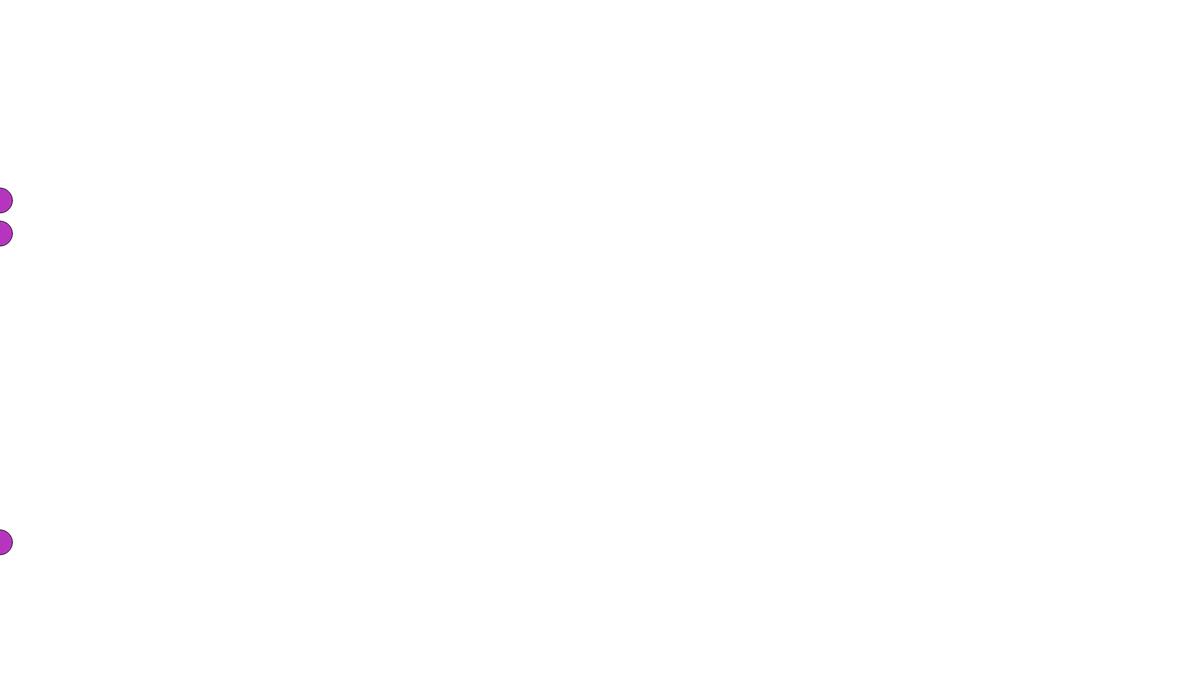
Frame 1 (no input)
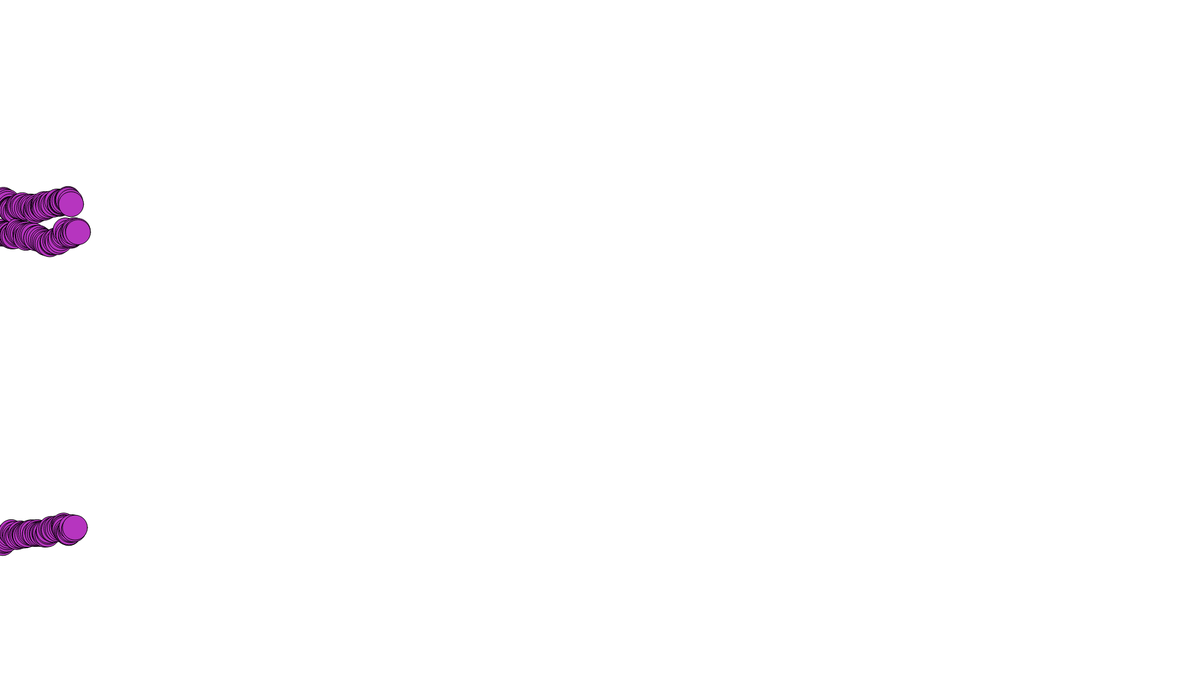
Frame 60 (no input)
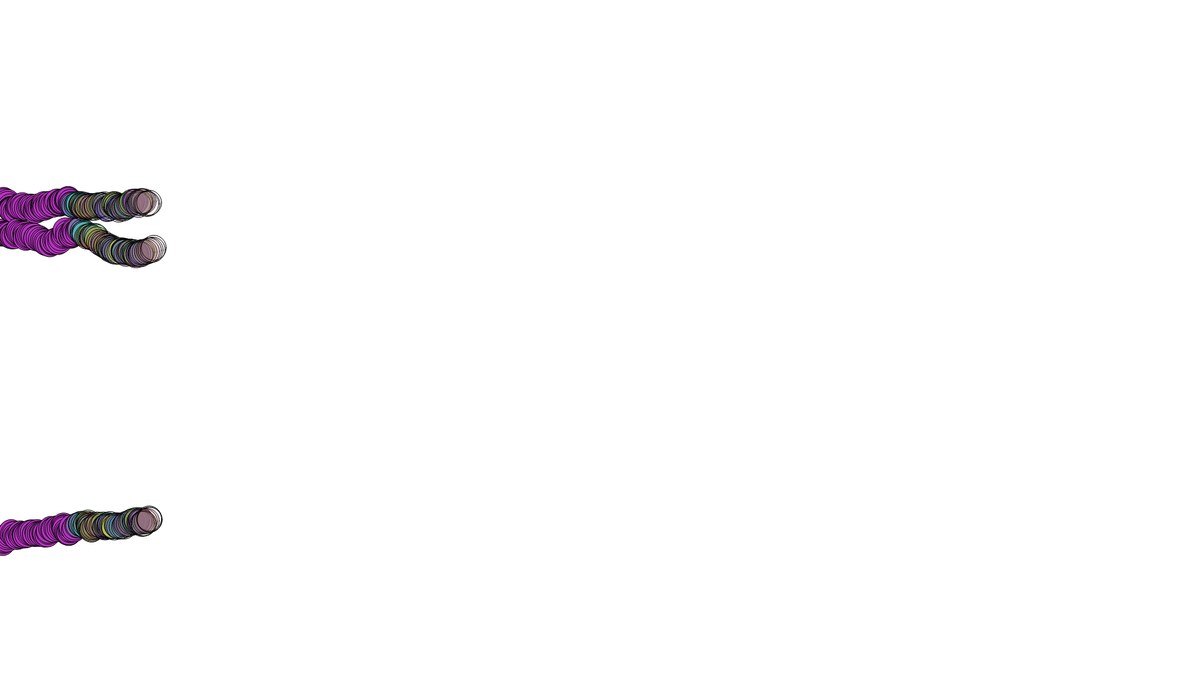
Frame 120 (the mouse pressed at the canvas centre since frame 60)

The p5.js sketch that drew these frames (run headless with seeded random() and noise() and a simulated clock; from frame 60 on, the mouse is pressed at the canvas centre):

// p5.js sketch
// ── sketch.js
   //by: zhar

   let cor; 
   let circuleX; // x
   let circuleY; // y
   
   
   function setup() {
     createCanvas(1920, 1080);
     background("white");
     cor = color(random(0, 255),random(0, 255), random(0, 255));
     circuleX = [0, 0, 0]
     circuleY = [random(height), random(height), random(height)];
   }
   
   function draw() {
     
     fill(cor);
     
     for (let counter in circuleX ) { 
       
     circle(circuleX [counter], circuleY [counter], 40);
     circuleX [counter] += random(0, 4);
     circuleY [counter] += random(-4, 4);
       
     if (circuleX[counter] >= width ) {
     circuleX[counter] = 0;
     circuleY[counter] = random(height);
     }
   }
     
    if (mouseIsPressed) {
     cor = color(random(0, 255),random(0, 255), random(0, 255), random(0, 100));
      }
   }
